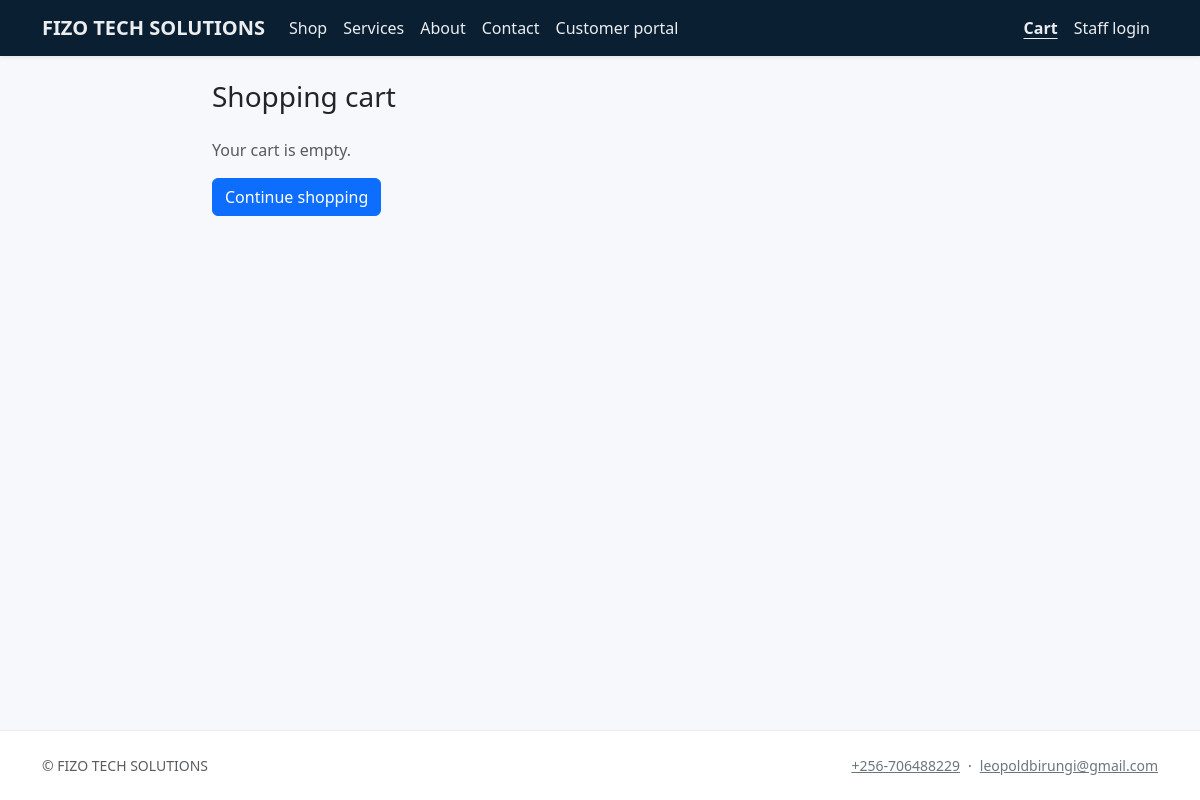
Page /cart/ on the committed database.
### core/models.py (models this page shows, shortened)
class CompanySettings(models.Model):
    company_name = models.CharField(max_length=200, default="ALLTECH")
    legal_name = models.CharField(max_length=200, blank=True)
    tagline = models.CharField(max_length=300, blank=True)
    email = models.EmailField(blank=True)
    phone = models.CharField(max_length=64, blank=True)
    website = models.URLField(blank=True)
    address_line = models.CharField(max_length=255, blank=True)
    city = models.CharField(max_length=120, blank=True)
    region = models.CharField(max_length=120, blank=True)
    postal_code = models.CharField(max_length=32, blank=True)
    country = models.CharField(max_length=120, blank=True)
    tax_id = models.CharField(max_length=64, blank=True, verbose_name="Tax / VAT ID")
    bank_details = models.TextField(blank=True, help_text="Shown on invoices / proformas.")
    default_tax_rate = models.DecimalField(
        max_digits=5, decimal_places=2, default=0, help_text="Percentage, e.g. 15.00"
    )
    currency_code = models.CharField(max_length=8, default="UGX")
    logo = models.ImageField(upload_to="company/", blank=True, null=True)
    sla_low_hours = models.PositiveIntegerField(
        default=168, help_text="SLA target (hours) for Low priority work — default 1 week."
    )
    sla_normal_hours = models.PositiveIntegerField(
        default=72, help_text="SLA target (hours) for Normal priority — default 3 days."
    )
    sla_high_hours = models.PositiveIntegerField(
        default=24, help_text="SLA target (hours) for High priority — default 24h."
    )
    sla_urgent_hours = models.PositiveIntegerField(
        default=8, help_text="SLA target (hours) for Urgent priority — default 8h."
    )
    class Meta:
        verbose_name = "Company settings"
        verbose_name_plural = "Company settings"
    @classmethod
    def load(cls) -> "CompanySettings":
        obj, _ = cls.objects.get_or_create(pk=1)
        return obj

### commerce/views.py (the view)
# urls.py: path("", views.cart_view, name="cart"),
def cart_view(request):
    lines = list(cart_mod.iter_cart_lines(request.session))
    company = CompanySettings.load()
    tax_rate = company.default_tax_rate
    subtotal, tax, total, discount = cart_mod.cart_totals_with_discount(
        request.session, tax_rate
    )
    coupon = cart_mod.get_coupon(request.session)
    return render(
        request,
        "commerce/cart.html",
        {
            "lines": lines,
            "subtotal": subtotal,
            "tax_rate": tax_rate,
            "tax_amount": tax,
            "discount": discount,
            "total": total,
            "coupon": coupon,
        },
    )

### commerce/cart.py (called while the page is built, shortened)
def _cart_dict(session: dict[str, Any]) -> dict[str, int]:
    raw = session.get(CART_SESSION_KEY)
    if not isinstance(raw, dict):
        return {}

def get_coupon(session):
    from commerce.models import Coupon
    code = (session.get(COUPON_SESSION_KEY) or "").strip().upper()
    if not code:
        return None

def iter_cart_lines(session) -> Iterator[CartLine]:
    cart = _cart_dict(session)
    if not cart:
        return

def cart_totals_with_discount(
    session, tax_rate: Decimal
) -> tuple[Decimal, Decimal, Decimal, Decimal]:
    subtotal = Decimal("0")
    for line in iter_cart_lines(session):
        subtotal += Decimal(line.quantity) * line.unit_price
    subtotal = subtotal.quantize(Decimal("0.01"))
    discount = Decimal("0")
    coupon = get_coupon(session)
    if coupon is not None:
        discount = coupon.compute_discount(subtotal)
    taxable = max(Decimal("0"), subtotal - discount)
    tax = (taxable * (tax_rate / Decimal("100"))).quantize(Decimal("0.01"))
    total = (taxable + tax).quantize(Decimal("0.01"))
    return subtotal, tax, total, discount

def cart_item_count(session) -> int:
    return sum(_cart_dict(session).values())

### commerce/context_processors.py (called while the page is built)
def cart_summary(request):
    return {"cart_item_count": cart_mod.cart_item_count(request.session)}

### core/context_processors.py (called while the page is built)
def company(request):
    m = getattr(request, "resolver_match", None)
    url_name = getattr(m, "url_name", "") or ""
    ctx = {
        "company": CompanySettings.load(),
        "resolve_url_name": url_name,
    }
    user = getattr(request, "user", None)
    if user is not None and user.is_authenticated and user.is_staff:
        ctx["staff_unread_notifications"] = StaffNotification.objects.filter(
            recipient=user, is_read=False
        ).count()
    else:
        ctx["staff_unread_notifications"] = 0
    return ctx

### templates/commerce/cart.html (shortened to what this page needs)
{% extends "base.html" %}
{% block content %}
<div class="container py-4 col-lg-8">
  <h1 class="h3 mb-4">Shopping cart</h1>
  {% if lines %}
  <form method="post" action="{% url 'cart_update' %}">
    {% csrf_token %}
    <div class="table-responsive card shadow-sm border-0">
      <table class="table mb-0 align-middle">
        <caption class="visually-hidden">Line items in your cart with price, quantity, and remove actions</caption>
        <thead class="table-light"><tr><th>Item</th><th class="text-end">Price</th><th class="text-center">Qty</th><th></th></tr></thead>
        <tbody>
          {% for line in lines %}
          <tr>
            <td><a href="{{ line.product.get_absolute_url }}">{{ line.label }}</a></td>
            <td class="text-end">{{ company.currency_code }} {{ line.unit_price }}</td>
            <td class="text-center" style="max-width:120px">
              <input type="number" class="form-control form-control-sm" name="{{ line.qty_field_name }}" value="{{ line.quantity }}" min="0">
            </td>
            <td class="text-end">
              <button type="submit" name="remove" value="{{ line.row_key }}" class="btn btn-sm btn-outline-danger" aria-label="Remove {{ line.label }} from cart">Remove</button>
            </td>
          </tr>
          {% endfor %}
        </tbody>
      </table>
    </div>
    <div class="d-flex justify-content-between align-items-center mt-3">
      <button type="submit" class="btn btn-outline-secondary">Update cart</button>
      <div class="text-end">
        <div>Subtotal: <strong>{{ company.currency_code }} {{ subtotal }}</strong></div>
        {% if discount %}<div class="small text-success">Discount{% if coupon %} ({{ coupon.code }}){% endif %}: −{{ company.currency_code }} {{ discount }}</div>{% endif %}
        <div class="small text-muted">Tax ({{ tax_rate }}%): {{ company.currency_code }} {{ tax_amount }}</div>
        <div class="fs-5">Total: <strong>{{ company.currency_code }} {{ total }}</strong></div>
      </div>
    </div>
  </form>
  <div class="card border-0 shadow-sm mt-3">
    <div class="card-body">
      <h2 class="h6 mb-2">Discount code</h2>
      {% if coupon %}
      <div class="d-flex justify-content-between align-items-center">
        <div>
          <strong>{{ coupon.code }}</strong>
          <span class="small text-muted">— {% if coupon.kind == 'percent' %}{{ coupon.value|floatformat:0 }}% off{% else %}{{ company.currency_code }} {{ coupon.value|floatformat:2 }} off{% endif %}{% if coupon.description %} — {{ coupon.description }}{% endif %}</span>
        </div>
        <form method="post" action="{% url 'cart_remove_coupon' %}" class="m-0">
          {% csrf_token %}
          <button class="btn btn-sm btn-outline-danger" type="submit">Remove</button>
        </form>
      </div>
      {% else %}
      <form method="post" action="{% url 'cart_apply_coupon' %}" class="d-flex gap-2 flex-wrap">
        {% csrf_token %}
        <input type="text" name="code" class="form-control form-control-sm" maxlength="40" placeholder="Enter code" style="max-width: 14rem;" autocomplete="off">
        <button class="btn btn-sm btn-outline-primary" type="submit">Apply</button>
      </form>
      {% endif %}
    </div>
  </div>
  <a class="btn btn-primary mt-3" href="{% url 'checkout' %}">Checkout</a>
  {% else %}
  <p id="cart-empty-msg" class="text-muted">Your cart is empty.</p>
  <a href="{% url 'product_list' %}" class="btn btn-primary">Continue shopping</a>
  {% endif %}
</div>
{% endblock %}

### templates/base.html (shortened to what this page needs)
{% load static %}
<!DOCTYPE html>
<html lang="en">
<head>
  <link href="https://cdn.jsdelivr.net/npm/bootstrap@5.3.3/dist/css/bootstrap.min.css" rel="stylesheet">
  <link href="https://cdn.jsdelivr.net/npm/bootstrap-icons@1.11.3/font/bootstrap-icons.min.css" rel="stylesheet">
  <link href="{% static 'css/site.css' %}" rel="stylesheet">
</head>
<body class="d-flex flex-column min-vh-100 site-body">
  <header>
  {% with u=resolve_url_name %}
  <nav class="navbar navbar-expand-lg navbar-dark site-navbar shadow-sm sticky-top" aria-label="Main navigation">
    <div class="container">
      <a class="navbar-brand fw-semibold" href="{% url 'home' %}">{{ company.company_name }}</a>
      <div class="collapse navbar-collapse" id="navMain">
        <ul class="navbar-nav me-auto mb-2 mb-lg-0">
          <li class="nav-item"><a class="nav-link" href="{% url 'product_list' %}" >Shop</a></li>
          <li class="nav-item"><a class="nav-link" href="{% url 'product_list' %}?kind=service" >Services</a></li>
          <li class="nav-item"><a class="nav-link" href="{% url 'about' %}" {% if u == 'about' %}aria-current="page"{% endif %}>About</a></li>
          <li class="nav-item"><a class="nav-link" href="{% url 'contact' %}" {% if u == 'contact' %}aria-current="page"{% endif %}>Contact</a></li>
          <li class="nav-item"><a class="nav-link" href="{% if user.is_authenticated %}{% url 'portal_home' %}{% else %}{% url 'portal_login' %}{% endif %}" {% if 'portal_' in u %}aria-current="page"{% endif %}>Customer portal</a></li>
        </ul>
        <ul class="navbar-nav ms-auto">
          <li class="nav-item">
            <a class="nav-link" href="{% url 'cart' %}" {% if u == 'cart' or u == 'checkout' %}aria-current="page"{% endif %} {% if cart_item_count %}aria-label="Shopping cart, {{ cart_item_count }} items"{% else %}aria-label="Shopping cart"{% endif %}>Cart
            </a>
          </li>
          {% if user.is_authenticated %}
          <li class="nav-item"><span class="nav-link disabled small" aria-hidden="true">{{ user.get_username }}</span><span class="visually-hidden">Signed in as {{ user.get_username }}</span></li>
          <li class="nav-item">
            <form method="post" action="{% url 'logout' %}" class="d-inline">
              {% csrf_token %}
              <button type="submit" class="nav-link bg-transparent border-0 text-start w-100 py-2" aria-label="Log out {{ user.get_username }}">Log out</button>
            </form>
          </li>
          {% else %}
          <li class="nav-item"><a class="nav-link" href="{% url 'login' %}" {% if u == 'login' %}aria-current="page"{% endif %}>Staff login</a></li>
          {% endif %}
        </ul>
      </div>
    </div>
  </nav>
  {% endwith %}
  </header>
  <main id="main-content" class="flex-grow-1 site-main">
    {% block content %}{% endblock %}
  </main>
  <footer class="footer-site py-4 mt-auto d-none d-lg-block">
    <div class="container small text-muted d-flex flex-wrap justify-content-between gap-2 align-items-center">
      <span>&copy; {{ company.company_name }}</span>
      <span class="d-flex flex-wrap gap-2 align-items-center">
        {% if company.phone %}<a class="link-secondary text-decoration-underline" href="tel:{{ company.phone|cut:' ' }}">{{ company.phone }}</a>{% endif %}
        {% if company.phone and company.email %}<span aria-hidden="true">·</span>{% endif %}
        {% if company.email %}<a class="link-secondary text-decoration-underline" href="mailto:{{ company.email }}">{{ company.email }}</a>{% endif %}
      </span>
    </div>
  </footer>
</body>
</html>

### static/css/site.css (style rules this page uses)
:root { --at-navy: #0b1f33; --at-accent: #0d6efd; --at-muted: #6c757d; --at-tabbar-h: 3.5rem; --at-tabbar-more: 5.5rem; }
body { font-family: "Segoe UI", system-ui, -apple-system, sans-serif; color: #212529; background: #f6f8fb; }
.site-navbar { background: var(--at-navy) !important; }
.site-navbar .nav-link, .site-navbar .navbar-brand { color: rgba(255, 255, 255, 0.92) !important; }
.site-navbar .nav-link[aria-current="page"] { font-weight: 600; text-decoration: underline; text-underline-offset: 0.25rem; }
.footer-site { background: #fff; border-top: 1px solid #e9ecef; margin-top: 3rem; }
@media (min-width: 992px) { .site-main { padding-bottom: 0 !important; } }

### rows in the picture
CompanySettings: company_name "FIZO TECH SOLUTIONS", phone "+256-706488229", email "leopoldbirungi@gmail.com"
